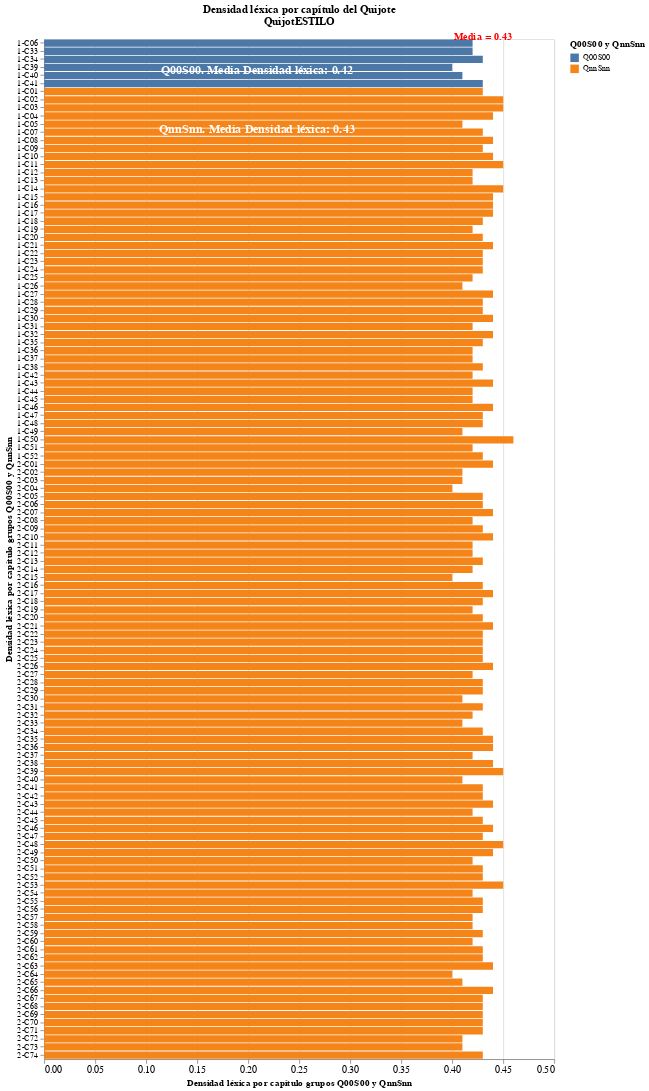

Source (notebook cell):
### Code cell
#Métricas 
import pandas as pd
import altair as alt
import numpy as np

# Lectura del fichero JSON en el respositorio abierto de QuijotESTILO en GitHub con los datos de métricas
fichero = 'https://raw.githubusercontent.com/st-srnm/quijotestilo/refs/heads/main/QUIJOTESTILO-Quijote-metricas-ALTAIR-03.json'
metricas_df = pd.read_json(fichero)    #esto es para leer el fichero json

#Convertir valores numéricos con como a numércios con punto versión nueva ya pasa con "."metricas_df['Densidad_lexica'] = (
metricas_df['Longitud_media_frases'].astype(str).str.replace(',', '.', regex=False).astype(float)
#metricas_df['Densidad_lexica'] = str(metricas_df['Densidad_lexica']).replace(',','.').float()

metricas_df['Indice_Legilibilidad_FH'].astype(str).str.replace(',', '.', regex=False).astype(float)
metricas_df['Densidad_lexica'] = (
    metricas_df['Densidad_lexica']
    .astype(str)
    .str.replace(',', '.', regex=False)
    .astype(float)
)
print(metricas_df['Densidad_lexica'])



# Asignar título y subtítulo al gráfico
titulo = ['Densidad léxica por capítulo del Quijote', 'QuijotESTILO']

#Extaer Parte del Capitulo para alt.Color
##metricas_df['Parte'] = metricas_df['Capitulo'].str[0:1]
#metricas_df['Parte1-2'] = np.where(metricas_df['Parte'].astype(str).str.startswith("1"), 'Primera Parte', 'Segunda Parte')
metricas_df['Capitulo_num'] = metricas_df['Capitulo'].str[0:5]
metricas_df['media_dens_lex'] = str(round(metricas_df['Total_palabras'].mean(),1))


#Ordeción metricas_df por GrupoQS0-QSx y luego por Capitulo_num
metricas_df_ordenado = metricas_df.sort_values(['GrupoQS0-QSx', 'Capitulo_num'])
metricas_df_ordenado['aux_y_orden'] = metricas_df['GrupoQS0-QSx'] + metricas_df['Capitulo_num']

# Creación del gráfico de barras de ALTAIR con sus parámetros
metricas = alt.Chart(metricas_df_ordenado).mark_bar().encode(
    alt.X('Densidad_lexica:Q', title = 'Densidad léxica por capítulo grupos Q00S00 y QnnSnn', axis=alt.Axis(labelFontSize=12)),
    alt.Y('Capitulo_num:O', title='Densidad léxica por capítulo grupos Q00S00 y QnnSnn', sort=alt.EncodingSortField(field='aux_y_orden', order='ascending')),
          color=alt.Color('GrupoQS0-QSx:N', title='Q00S00 y QnnSnn'),
          tooltip= ['Parte', 'Capitulo_num', 'Densidad_lexica', 'Total_palabras', 'media_dens_lex', 'GrupoQS0-QSx', 'Frecuencia_Quijote', 'Frecuencia_Sancho']   # Información que se visualiza al poner el ratón encima del gráfico
).properties(
    title = titulo,
    width = 600,
    height= 1200
    )
#Gráfica con linea de puntos con media densidad léxica por capitulo
aux_media = str(round(metricas_df['Densidad_lexica'].mean(),2))
puntos_media_df = pd.DataFrame({
    'x': [aux_media] * len(metricas_df['Densidad_lexica']),
    'Capitulo_num': metricas_df['Capitulo_num']
})

puntos_media = alt.Chart(puntos_media_df).mark_point(filled=True, color='red', size=12).encode(
    x=alt.X('x:Q'),
    y=alt.Y('Capitulo_num:O')
)
#Texto con el número del valor medio en la parte superior
texto_df = pd.DataFrame({
    'x': [aux_media],
    'y': [metricas_df['Capitulo_num'].iloc[0]]  # Toma el primer valor del eje y solo para ubicar el texto
})
texto = alt.Chart(texto_df).mark_text(
    text=str('Media = ' + aux_media),
    fontSize=12,
    fontWeight='bold',
    color='red',
    dy=-3  # Ajusta este valor para mover el texto más arriba
).encode(
    x=alt.X('x:Q'),
    y=alt.value(0)  # Coloca el texto en la parte superior del gráfico
)
#Inicialización variable texto por capítulos
aux_densidad_lexica = metricas_df.groupby('GrupoQS0-QSx')['Densidad_lexica'].mean()
aux_densidad_lexica1 = round(aux_densidad_lexica.loc['Q00S00'],2)   # si 'Parte' es numérico
aux_densidad_lexica2 = round(aux_densidad_lexica.loc['QnnSnn'],2)
#aux_densidad_lexica1 = aux_densidad_lexica['Densidadlexica'].iloc[0]
#aux_densidad_lexica2 = aux_densidad_lexica['Densidadlexica'].iloc[1]
texto_parte1 = pd.DataFrame({'t':['Q00S00. Media Densidad léxica: ' + str(aux_densidad_lexica1)]})
#Texto media densidad léxica parte 1
parte1 = alt.Chart(texto_parte1).mark_text(
    baseline='top',
    fontSize = 14,
    fontWeight='bold',
    color = 'white',
).encode(
    x=alt.value(250),
    y=alt.value(30),
    text = 't'
)
#Texto total palabras parte 2
texto_parte2 = pd.DataFrame({'t':['QnnSnn. Media Densidad léxica: ' + str(aux_densidad_lexica2)]})
parte2 = alt.Chart(texto_parte2).mark_text(
    baseline='top',
    fontSize = 14,
    fontWeight='bold',
    color = 'white',
).encode(
    x=alt.value(250),
    y=alt.value(100),
    text = 't'
)

#Visualizar los gráficos
#grafico_completo = metricas + puntos_media + texto +parte1 + parte2
#grafico_completo.display()
grafico_parte = metricas + texto + parte1 + parte2
grafico_parte.display()
